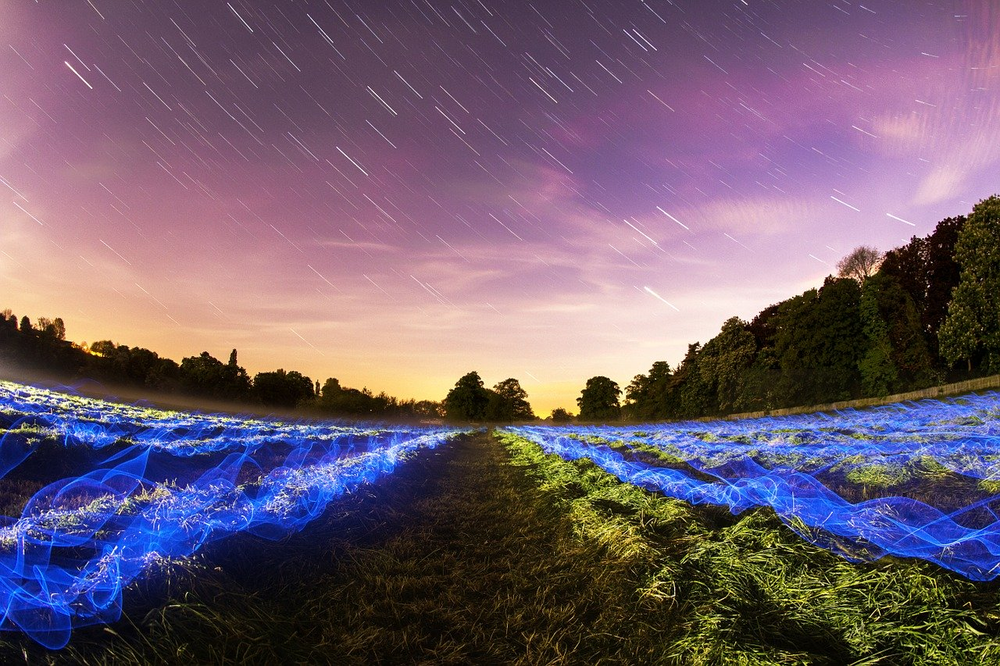
#> input picture fixtures/sample_1280x853.bmp, 1000 x 666 px, shrunk from 1280 x 853 before the run
$ python imageCompare.py fixtures/sample_1280x853.bmp fixtures/594_900x900.jpg
#> lines starting #> are read from the running program, lines starting #| are printed output that depends on the picture
from sys import argv
from PIL import Image
from PIL import ImageChops
from matplotlib import pyplot as plt
from skimage.metrics import structural_similarity
import cv2 as cv
import numpy as np

class ImageCompare:
  """
  Class to compare images
  """
  def __init__(self, base_image, compare_image):
#> called with base_image = 'fixtures/sample_1280x853.bmp', compare_image = 'fixtures/594_900x900.jpg'
    self.base_image = base_image
    self.compare_image = compare_image
    self.cv_base_image = cv.imread(base_image)
#> self.cv_base_image is the input picture: shape (666, 1000, 3); mean B, G, R 110.2, 92.8, 111.9
    self.cv_compare_image = cv.imread(compare_image)
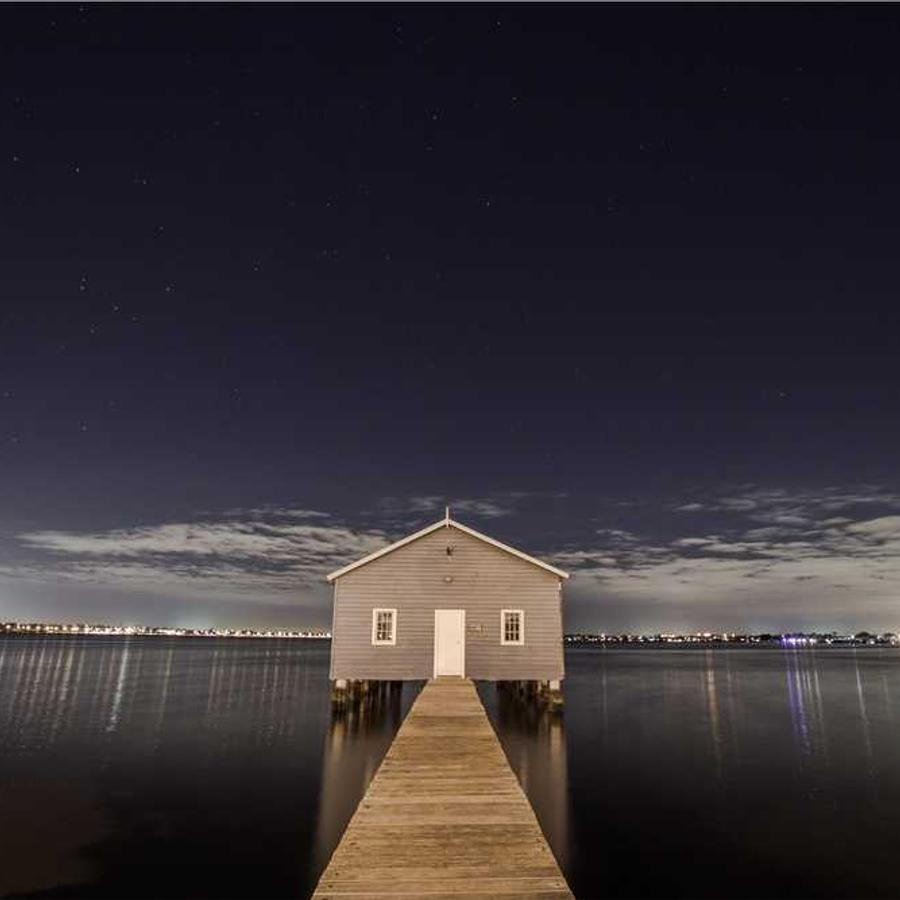
#> input picture fixtures/594_900x900.jpg, 900 x 900 px
#> self.cv_compare_image is the input picture: shape (900, 900, 3); mean B, G, R 52.5, 47.5, 53.3

  # [44 lines left out: functions image_pixel_differences, image_similarity_histogram, not called in this run]

    # Compare the histograms

  def image_similarity(self):
    """
    Calculates de similarity between two images using the SSIM algorithm
    """

    # Convert images to grayscale
    first_gray = cv.cvtColor(self.cv_base_image, cv.COLOR_BGR2GRAY)
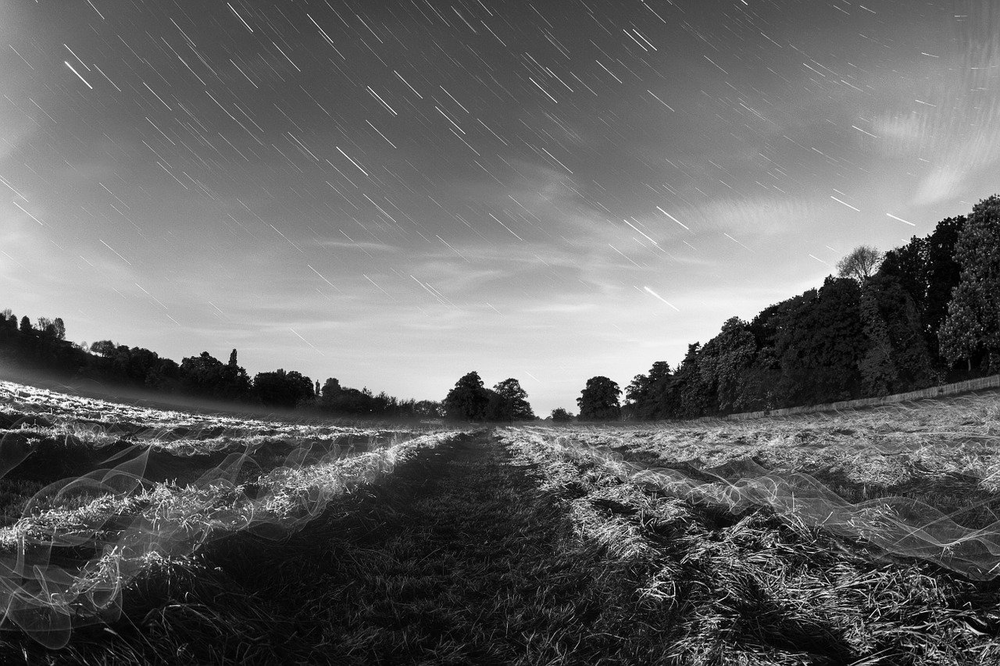
#> first_gray: shape (666, 1000); min 0, max 255, mean 100.5
    secon_gray = cv.cvtColor(self.cv_compare_image, cv.COLOR_BGR2GRAY)
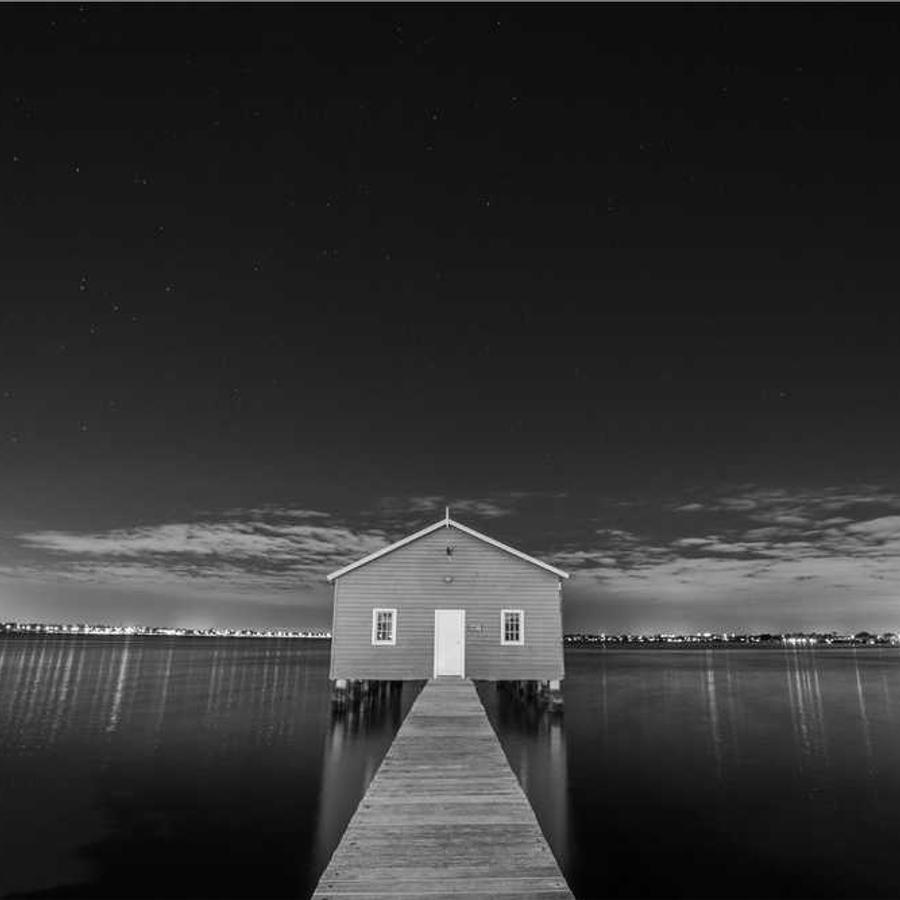
#> secon_gray: shape (900, 900); min 0, max 253, mean 49.7

    # Compute SSIM between two images
#> (the run stopped early here; a loop or call above may not have finished)
